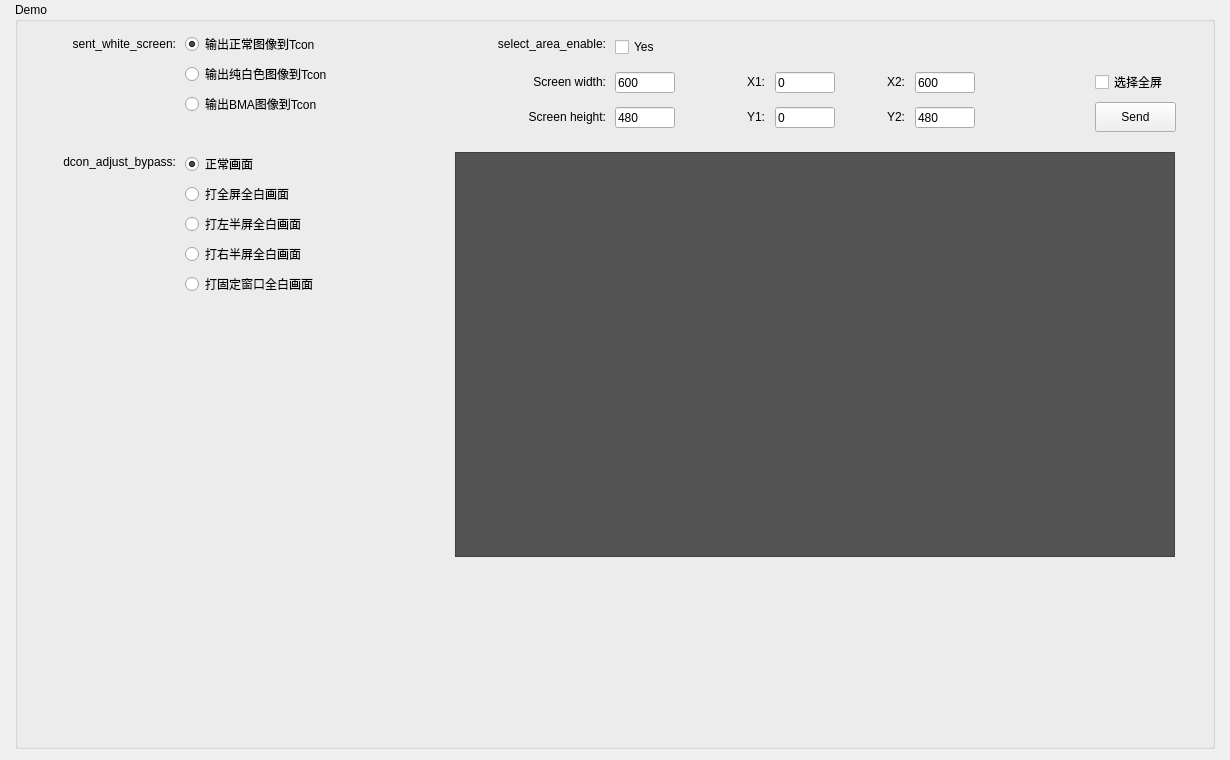
<?xml version="1.0" encoding="UTF-8"?>
<ui version="4.0">
 <class>FrameDemo</class>
 <widget class="QFrame" name="FrameDemo">
  <property name="geometry">
   <rect>
    <x>0</x>
    <y>0</y>
    <width>1230</width>
    <height>760</height>
   </rect>
  </property>
  <property name="windowTitle">
   <string>Frame</string>
  </property>
  <layout class="QHBoxLayout" name="horizontalLayout">
   <property name="topMargin">
    <number>2</number>
   </property>
   <item>
    <spacer name="horizontalSpacer">
     <property name="orientation">
      <enum>Qt::Horizontal</enum>
     </property>
     <property name="sizeHint" stdset="0">
      <size>
       <width>40</width>
       <height>20</height>
      </size>
     </property>
    </spacer>
   </item>
   <item>
    <widget class="QGroupBox" name="groupBox">
     <property name="minimumSize">
      <size>
       <width>1200</width>
       <height>0</height>
      </size>
     </property>
     <property name="maximumSize">
      <size>
       <width>800</width>
       <height>16777215</height>
      </size>
     </property>
     <property name="title">
      <string>Demo</string>
     </property>
     <widget class="QLabel" name="label_1">
      <property name="geometry">
       <rect>
        <x>0</x>
        <y>30</y>
        <width>161</width>
        <height>24</height>
       </rect>
      </property>
      <property name="text">
       <string>sent_white_screen:</string>
      </property>
      <property name="alignment">
       <set>Qt::AlignRight|Qt::AlignTrailing|Qt::AlignVCenter</set>
      </property>
     </widget>
     <widget class="QRadioButton" name="radioButton_1">
      <property name="geometry">
       <rect>
        <x>170</x>
        <y>30</y>
        <width>161</width>
        <height>24</height>
       </rect>
      </property>
      <property name="minimumSize">
       <size>
        <width>0</width>
        <height>24</height>
       </size>
      </property>
      <property name="text">
       <string>输出正常图像到Tcon</string>
      </property>
      <property name="checked">
       <bool>true</bool>
      </property>
      <attribute name="buttonGroup">
       <string notr="true">buttonGroup1</string>
      </attribute>
     </widget>
     <widget class="QRadioButton" name="radioButton_2">
      <property name="geometry">
       <rect>
        <x>170</x>
        <y>60</y>
        <width>181</width>
        <height>24</height>
       </rect>
      </property>
      <property name="minimumSize">
       <size>
        <width>0</width>
        <height>24</height>
       </size>
      </property>
      <property name="text">
       <string>输出纯白色图像到Tcon</string>
      </property>
      <attribute name="buttonGroup">
       <string notr="true">buttonGroup1</string>
      </attribute>
     </widget>
     <widget class="QRadioButton" name="radioButton_3">
      <property name="geometry">
       <rect>
        <x>170</x>
        <y>90</y>
        <width>191</width>
        <height>24</height>
       </rect>
      </property>
      <property name="minimumSize">
       <size>
        <width>0</width>
        <height>24</height>
       </size>
      </property>
      <property name="text">
       <string>输出BMA图像到Tcon</string>
      </property>
      <attribute name="buttonGroup">
       <string notr="true">buttonGroup1</string>
      </attribute>
     </widget>
     <widget class="QLabel" name="label_2">
      <property name="geometry">
       <rect>
        <x>0</x>
        <y>150</y>
        <width>161</width>
        <height>20</height>
       </rect>
      </property>
      <property name="text">
       <string>dcon_adjust_bypass:</string>
      </property>
      <property name="alignment">
       <set>Qt::AlignRight|Qt::AlignTrailing|Qt::AlignVCenter</set>
      </property>
     </widget>
     <widget class="QRadioButton" name="radioButton_4">
      <property name="geometry">
       <rect>
        <x>170</x>
        <y>150</y>
        <width>121</width>
        <height>24</height>
       </rect>
      </property>
      <property name="minimumSize">
       <size>
        <width>0</width>
        <height>24</height>
       </size>
      </property>
      <property name="text">
       <string>正常画面</string>
      </property>
      <property name="checked">
       <bool>true</bool>
      </property>
      <attribute name="buttonGroup">
       <string notr="true">buttonGroup2</string>
      </attribute>
     </widget>
     <widget class="QRadioButton" name="radioButton_5">
      <property name="geometry">
       <rect>
        <x>170</x>
        <y>180</y>
        <width>141</width>
        <height>24</height>
       </rect>
      </property>
      <property name="minimumSize">
       <size>
        <width>0</width>
        <height>24</height>
       </size>
      </property>
      <property name="text">
       <string>打全屏全白画面</string>
      </property>
      <attribute name="buttonGroup">
       <string notr="true">buttonGroup2</string>
      </attribute>
     </widget>
     <widget class="QRadioButton" name="radioButton_6">
      <property name="geometry">
       <rect>
        <x>170</x>
        <y>210</y>
        <width>141</width>
        <height>24</height>
       </rect>
      </property>
      <property name="minimumSize">
       <size>
        <width>0</width>
        <height>24</height>
       </size>
      </property>
      <property name="text">
       <string>打左半屏全白画面</string>
      </property>
      <attribute name="buttonGroup">
       <string notr="true">buttonGroup2</string>
      </attribute>
     </widget>
     <widget class="QRadioButton" name="radioButton_7">
      <property name="geometry">
       <rect>
        <x>170</x>
        <y>240</y>
        <width>141</width>
        <height>24</height>
       </rect>
      </property>
      <property name="minimumSize">
       <size>
        <width>0</width>
        <height>24</height>
       </size>
      </property>
      <property name="text">
       <string>打右半屏全白画面</string>
      </property>
      <attribute name="buttonGroup">
       <string notr="true">buttonGroup2</string>
      </attribute>
     </widget>
     <widget class="QRadioButton" name="radioButton_8">
      <property name="geometry">
       <rect>
        <x>170</x>
        <y>270</y>
        <width>161</width>
        <height>24</height>
       </rect>
      </property>
      <property name="minimumSize">
       <size>
        <width>0</width>
        <height>24</height>
       </size>
      </property>
      <property name="text">
       <string>打固定窗口全白画面</string>
      </property>
      <attribute name="buttonGroup">
       <string notr="true">buttonGroup2</string>
      </attribute>
     </widget>
     <widget class="QLabel" name="label_3">
      <property name="geometry">
       <rect>
        <x>450</x>
        <y>30</y>
        <width>141</width>
        <height>24</height>
       </rect>
      </property>
      <property name="text">
       <string>select_area_enable:</string>
      </property>
      <property name="alignment">
       <set>Qt::AlignRight|Qt::AlignTrailing|Qt::AlignVCenter</set>
      </property>
     </widget>
     <widget class="QCheckBox" name="checkBoxSelectArea">
      <property name="geometry">
       <rect>
        <x>600</x>
        <y>30</y>
        <width>91</width>
        <height>30</height>
       </rect>
      </property>
      <property name="text">
       <string>Yes</string>
      </property>
     </widget>
     <widget class="QLabel" name="label_4">
      <property name="geometry">
       <rect>
        <x>470</x>
        <y>70</y>
        <width>121</width>
        <height>20</height>
       </rect>
      </property>
      <property name="minimumSize">
       <size>
        <width>60</width>
        <height>0</height>
       </size>
      </property>
      <property name="text">
       <string>Screen width:</string>
      </property>
      <property name="alignment">
       <set>Qt::AlignRight|Qt::AlignTrailing|Qt::AlignVCenter</set>
      </property>
     </widget>
     <widget class="QLabel" name="label_5">
      <property name="geometry">
       <rect>
        <x>470</x>
        <y>105</y>
        <width>121</width>
        <height>20</height>
       </rect>
      </property>
      <property name="minimumSize">
       <size>
        <width>60</width>
        <height>0</height>
       </size>
      </property>
      <property name="text">
       <string>Screen height:</string>
      </property>
      <property name="alignment">
       <set>Qt::AlignRight|Qt::AlignTrailing|Qt::AlignVCenter</set>
      </property>
     </widget>
     <widget class="QLineEdit" name="lineEditSrcW">
      <property name="geometry">
       <rect>
        <x>600</x>
        <y>70</y>
        <width>60</width>
        <height>21</height>
       </rect>
      </property>
      <property name="text">
       <string>600</string>
      </property>
      <property name="maxLength">
       <number>5</number>
      </property>
     </widget>
     <widget class="QLineEdit" name="lineEditSrcH">
      <property name="geometry">
       <rect>
        <x>600</x>
        <y>105</y>
        <width>60</width>
        <height>21</height>
       </rect>
      </property>
      <property name="text">
       <string>480</string>
      </property>
      <property name="maxLength">
       <number>5</number>
      </property>
     </widget>
     <widget class="QFrame" name="frame">
      <property name="geometry">
       <rect>
        <x>440</x>
        <y>150</y>
        <width>720</width>
        <height>405</height>
       </rect>
      </property>
      <property name="styleSheet">
       <string notr="true">background-color: rgb(83, 83, 83);</string>
      </property>
      <property name="frameShape">
       <enum>QFrame::StyledPanel</enum>
      </property>
      <property name="frameShadow">
       <enum>QFrame::Raised</enum>
      </property>
     </widget>
     <widget class="QPushButton" name="pushButtonSetEara">
      <property name="geometry">
       <rect>
        <x>1080</x>
        <y>100</y>
        <width>81</width>
        <height>30</height>
       </rect>
      </property>
      <property name="text">
       <string>Send</string>
      </property>
     </widget>
     <widget class="QLineEdit" name="lineEdit_Y1">
      <property name="geometry">
       <rect>
        <x>760</x>
        <y>105</y>
        <width>60</width>
        <height>21</height>
       </rect>
      </property>
      <property name="text">
       <string>0</string>
      </property>
      <property name="maxLength">
       <number>5</number>
      </property>
     </widget>
     <widget class="QLabel" name="label_6">
      <property name="geometry">
       <rect>
        <x>720</x>
        <y>70</y>
        <width>30</width>
        <height>20</height>
       </rect>
      </property>
      <property name="minimumSize">
       <size>
        <width>30</width>
        <height>0</height>
       </size>
      </property>
      <property name="maximumSize">
       <size>
        <width>30</width>
        <height>16777215</height>
       </size>
      </property>
      <property name="text">
       <string>X1:</string>
      </property>
      <property name="alignment">
       <set>Qt::AlignRight|Qt::AlignTrailing|Qt::AlignVCenter</set>
      </property>
     </widget>
     <widget class="QLineEdit" name="lineEdit_X1">
      <property name="geometry">
       <rect>
        <x>760</x>
        <y>70</y>
        <width>60</width>
        <height>21</height>
       </rect>
      </property>
      <property name="text">
       <string>0</string>
      </property>
      <property name="maxLength">
       <number>5</number>
      </property>
     </widget>
     <widget class="QLabel" name="label_7">
      <property name="geometry">
       <rect>
        <x>720</x>
        <y>105</y>
        <width>30</width>
        <height>20</height>
       </rect>
      </property>
      <property name="minimumSize">
       <size>
        <width>30</width>
        <height>0</height>
       </size>
      </property>
      <property name="maximumSize">
       <size>
        <width>30</width>
        <height>16777215</height>
       </size>
      </property>
      <property name="text">
       <string>Y1:</string>
      </property>
      <property name="alignment">
       <set>Qt::AlignRight|Qt::AlignTrailing|Qt::AlignVCenter</set>
      </property>
     </widget>
     <widget class="QLineEdit" name="lineEdit_X2">
      <property name="geometry">
       <rect>
        <x>900</x>
        <y>70</y>
        <width>60</width>
        <height>21</height>
       </rect>
      </property>
      <property name="text">
       <string>600</string>
      </property>
      <property name="maxLength">
       <number>5</number>
      </property>
     </widget>
     <widget class="QLabel" name="label_8">
      <property name="geometry">
       <rect>
        <x>860</x>
        <y>70</y>
        <width>30</width>
        <height>20</height>
       </rect>
      </property>
      <property name="minimumSize">
       <size>
        <width>30</width>
        <height>0</height>
       </size>
      </property>
      <property name="maximumSize">
       <size>
        <width>30</width>
        <height>16777215</height>
       </size>
      </property>
      <property name="text">
       <string>X2:</string>
      </property>
      <property name="alignment">
       <set>Qt::AlignRight|Qt::AlignTrailing|Qt::AlignVCenter</set>
      </property>
     </widget>
     <widget class="QLabel" name="label_9">
      <property name="geometry">
       <rect>
        <x>860</x>
        <y>105</y>
        <width>30</width>
        <height>20</height>
       </rect>
      </property>
      <property name="minimumSize">
       <size>
        <width>30</width>
        <height>0</height>
       </size>
      </property>
      <property name="maximumSize">
       <size>
        <width>30</width>
        <height>16777215</height>
       </size>
      </property>
      <property name="text">
       <string>Y2:</string>
      </property>
      <property name="alignment">
       <set>Qt::AlignRight|Qt::AlignTrailing|Qt::AlignVCenter</set>
      </property>
     </widget>
     <widget class="QLineEdit" name="lineEdit_Y2">
      <property name="geometry">
       <rect>
        <x>900</x>
        <y>105</y>
        <width>60</width>
        <height>21</height>
       </rect>
      </property>
      <property name="text">
       <string>480</string>
      </property>
      <property name="maxLength">
       <number>5</number>
      </property>
     </widget>
     <widget class="QCheckBox" name="checkBoxFullSrceen">
      <property name="geometry">
       <rect>
        <x>1080</x>
        <y>65</y>
        <width>90</width>
        <height>30</height>
       </rect>
      </property>
      <property name="text">
       <string>选择全屏</string>
      </property>
     </widget>
    </widget>
   </item>
   <item>
    <spacer name="horizontalSpacer_2">
     <property name="orientation">
      <enum>Qt::Horizontal</enum>
     </property>
     <property name="sizeHint" stdset="0">
      <size>
       <width>40</width>
       <height>20</height>
      </size>
     </property>
    </spacer>
   </item>
  </layout>
 </widget>
 <resources/>
 <connections/>
 <buttongroups>
  <buttongroup name="buttonGroup1"/>
  <buttongroup name="buttonGroup2"/>
 </buttongroups>
</ui>
